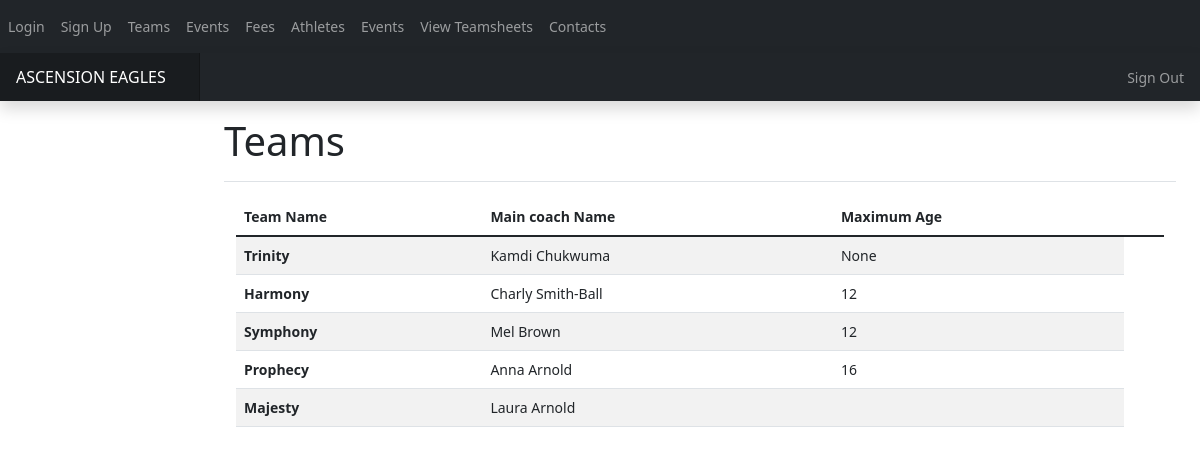
/teams (signed in), run on the app's committed database.
### app.py (models this page shows)
class Team_Details(db.Model):
    team_id = db.Column(db.Integer, primary_key= True)
    coach_id = db.Column(db.Integer)
    team_name= db.Column(db.String(20), nullable= False)
    max_age = db.Column(db.Integer, nullable=True)

### app.py (the view, shortened to what this page needs)
@app.route('/teams', methods=['GET','POST'])#complete
@login_required
def view_teams():
    team_names = {}
    coaches = {}
    query = db.engine.execute("SELECT team__details.team_id, team__details.max_age, team__details.team_name, user.firstName, user.surname FROM team__details, user WHERE user.id == team__details.coach_id ")
    for team in query:
        team_names[team[0]] = [team[1], team[2], team[3] + " " + team[4]]
    query = db.engine.execute('SELECT user.id, user.firstName, user.surname FROM user WHERE user.usertype > {}'.format(0))
    coaches = {}
    for coach in query:
        coaches[coach[0]] = [coach[1]+ " "+ coach[2]]
    if current_user.usertype == -1 or current_user.verified == 0:
        return render_template('error.html',error="You are not authorised to view this page")
    if -1 < current_user.usertype < 3:
        return render_template('teams.html', team_names = team_names, coaches = coaches)

### app.py (called while the page is built)
@login_manager.user_loader
def load_user(user_id):
    return User.query.get(user_id)

### templates/teams.html (shortened to what this page needs)
{% extends "base.html" %}
{% block head %}
<link rel="stylesheet" href="{{ url_for('static',filename='css/main.css') }}">
{% endblock %}
{% block body %}
<body>
  <nav class= "navbar navbar-expand-lg navbar-dark bg-dark">
      <div class="collapse navbar-collapse" id="navbar">
        <div class= "navbar-nav">
          <a class="nav_item nav-link" id="login" href="/login">Login</a>
          <a class="nav_item nav-link" id="signup" href="/signup">Sign Up</a>
          <a class="nav_item nav-link" id="teams" href="/teams">Teams</a>
		      <a class="nav_item nav-link" id="events" href="/events">Events</a>
		      <a class="nav_item nav-link" id="fees" href="/fees">Fees</a>
          <a class="nav_item nav-link" id="fees" href="/athletes">Athletes</a>
          <a class="nav_item nav-link" id="fees" href="/events">Events</a>
          <a class="nav_item nav-link" id="viewteamsheet" href="/teamsheet">View Teamsheets</a>
          <a class="nav_item nav-link" id="fees" href="/contacts">Contacts</a>
        </div>
      </div>
  </nav>
</body>
<header class="navbar navbar-dark sticky-top bg-dark flex-md-nowrap p-0 shadow">
    <a class="navbar-brand col-md-3 col-lg-2 me-0 px-3" href="#">ASCENSION EAGLES</a>
    <div class="navbar-nav">
      <div class="nav-item text-nowrap">
        <a class="nav-link px-3" href="/login">Sign Out</a>
      </div>
    </div>
  </header>
      <main class="col-md-9 ms-sm-auto col-lg-10 px-md-4">
        <div class="d-flex justify-content-between flex-wrap flex-md-nowrap align-items-center pt-3 pb-2 mb-3 border-bottom">
          <h1>Teams</h1>
        </div>
        <div class="container">
          <table class="table table-striped">
            <thead>
              <tr>
                <th scope="col">Team Name</th>
                <th scope="col">Main coach Name</th>
                <th scope="col">Maximum Age</th>
                <th scope= "col"></th>
              </tr>
            </thead>
            <tbody>
              {% for team in team_names %}
              <tr>
                <th scope="row">{{ team_names[team][1] }}</th>
                <td>{{ team_names[team][2] }}</td>
                <td>{{team_names[team][0]}}</td>
              </tr>
              {% endfor %}
            </tbody>
          </table>
        </div>
      </main>
  {% endblock %}

### static/css/main.css (style rules this page uses)
body { font-size: .875rem; }
.navbar-brand { padding-top: .75rem; padding-bottom: .75rem; font-size: 1rem; background-color: rgba(0, 0, 0, .25); box-shadow: inset -1px 0 0 rgba(0, 0, 0, .25); }
.border-bottom { border-bottom: 1px solid #e5e5e5; }

### data on the page
Team_Details: team_name "Trinity"
Team_Details: team_name "Harmony"
Team_Details: team_name "Symphony"
Team_Details: team_name "Prophecy"
Team_Details: team_name "Majesty"

### other printed values
{{ team_names[team][2] }} "Kamdi Chukwuma" "Charly Smith-Ball" "Mel Brown" "Anna Arnold" "Laura Arnold"
{{ team_names[team][0] }} "None" "12" "12" "16"
